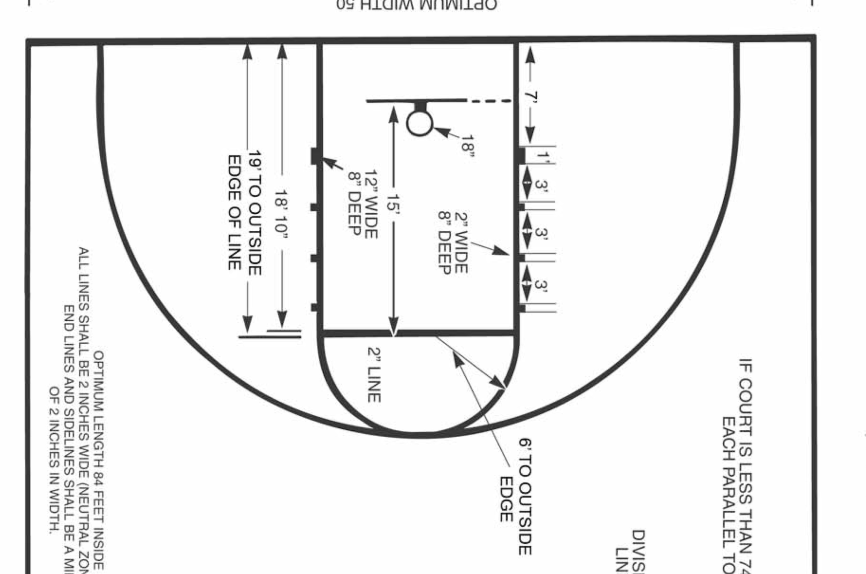
#> input picture python/base/base_highschool.png, 1732 x 1148 px, found by its file name (shown at 1/2 size); its folder holds 4 pictures in this run
$ python perspectiveTransform_cvimg.py
#> lines starting #> are read from the running program, lines starting #| are printed output that depends on the picture; after the words box and inside, x2 and y2 are one past the last pixel; in counts of white or black regions, pixels touching at a corner belong together
import cv2
import numpy as np
import os

# 全局变量存储点坐标
points_A = []
points_B = []
current_points = None
current_image = None
current_scale = 1.0  # 添加缩放比例变量
window_name = ""
NUM_POINTS = 4 # 固定需要选择的点数

def click_event1(event, x, y, flags, param):
    """鼠标点击事件处理函数"""
    global current_points, current_image, current_scale

    if event == cv2.EVENT_LBUTTONDOWN:
        if len(current_points) < NUM_POINTS:
            # 将显示坐标转换为原始图像坐标
            original_x = int(x / current_scale)
            original_y = int(y / current_scale)

            # 记录原始坐标
            current_points.append((original_x, original_y))

            # 在显示图像上画圆标记（使用显示坐标）
            cv2.circle(current_image, (x, y), 5, (0, 0, 255), -1)
            cv2.putText(current_image, str(len(current_points)), (x+10, y-10),
                        cv2.FONT_HERSHEY_SIMPLEX, 0.8, (0, 255, 0), 2)
            cv2.imshow(window_name, current_image)

def click_event(event, x, y, flags, param):
    """鼠标点击事件处理函数"""
    global current_points, current_image, current_scale

    if event == cv2.EVENT_LBUTTONDOWN:
        if len(current_points) < NUM_POINTS:
            # 将显示坐标转换为原始图像坐标
            original_x = int(x / current_scale)
            original_y = int(y / current_scale)

            # 记录原始坐标
            current_points.append((original_x, original_y))

            # 在显示图像上画圆标记（使用显示坐标）
            cv2.circle(current_image, (x, y), 5, (0, 0, 255), -1)
            cv2.putText(current_image, str(len(current_points)), (x+10, y-10),
                        cv2.FONT_HERSHEY_SIMPLEX, 0.8, (0, 255, 0), 2)
            cv2.imshow(window_name, current_image)

def select_points(image, title, scale=0.5):
    """在图像上选择点并返回"""
    global current_points, current_image, window_name, current_scale

    current_points = []
    current_scale = scale
    window_name = title

    # 缩放图像用于显示
    height, width = image.shape[:2]
    display_width = int(width * scale)
    display_height = int(height * scale)
    current_image = cv2.resize(image, (display_width, display_height))

    cv2.namedWindow(window_name)
    cv2.setMouseCallback(window_name, click_event)

    cv2.imshow(window_name, current_image)
    while len(current_points) < NUM_POINTS:
        cv2.waitKey(0)
        # 检查窗口是否被关闭
        if cv2.getWindowProperty(window_name, cv2.WND_PROP_VISIBLE) < 1:
            break

    if cv2.getWindowProperty(window_name, cv2.WND_PROP_VISIBLE) > 1:
        cv2.destroyWindow(window_name)
    return current_points

def findHomography(src_pts, dst_pts):
    """使用最小二乘法计算单应性矩阵"""
    assert len(src_pts) == len(dst_pts) >= 4

    # 构建矩阵A
    A = []
    for i in range(len(src_pts)):
        x, y = src_pts[i]
        u, v = dst_pts[i]
        A.append([x, y, 1, 0, 0, 0, -u*x, -u*y, -u])
        A.append([0, 0, 0, x, y, 1, -v*x, -v*y, -v])

    A = np.array(A)

    # 对A进行SVD分解
    U, S, Vt = np.linalg.svd(A)
    H = Vt[-1].reshape(3, 3)

    # 归一化
    H = H / H[2, 2]
    return H


# 定义一个映射函数，将img_A上的点映射到warped_A上的像素坐标
def map_point_A_to_warpedA(pt, M):
    """
    输入: pt - (x, y)格式的img_A上的点
    输出: (x', y')格式的warped_A上的点（浮点数）
    """
    pt_homo = np.array([[pt[0], pt[1], 1]], dtype=np.float32).T  # 3x1
    mapped = np.dot(M, pt_homo)
    mapped /= mapped[2, 0]
    return (mapped[0, 0], mapped[1, 0])

def map_points_with_boundary_filter(points, M, img_B_shape):
    """
    映射点列表，保留所有画面内的有效点位和距离有效点位最接近的超出画面的点位
    输入: points - 点列表 [(x1,y1), (x2,y2), ...]
          M - 单应性矩阵
          img_B_shape - 目标图像尺寸 (height, width)
    输出: 过滤后的点列表
    """
    height, width = img_B_shape[:2]
    valid_points = []  # 画面内的有效点
    out_of_bounds_points = []  # 超出画面的点

    # 先映射所有点并分类
    for pt in points:
        mapped_pt = map_point_A_to_warpedA(pt, M)
        x, y = mapped_pt

        if 0 <= x < width and 0 <= y < height:
            # 在画面内的点
            valid_points.append(mapped_pt)
        else:
            # 超出画面的点，计算到画面边界的距离
            x_clamped = max(0, min(x, width - 1))
            y_clamped = max(0, min(y, height - 1))
            distance = np.sqrt((x - x_clamped)**2 + (y - y_clamped)**2)
            out_of_bounds_points.append((mapped_pt, distance, (x_clamped, y_clamped)))

    # 如果有超出画面的点，找到距离有效点位最近的一个
    if out_of_bounds_points and valid_points:
        # 计算每个超出画面的点到所有有效点的最小距离
        min_distances = []
        for out_pt, out_dist, clamped_pt in out_of_bounds_points:
            min_dist_to_valid = float('inf')
            for valid_pt in valid_points:
                dist = np.sqrt((out_pt[0] - valid_pt[0])**2 + (out_pt[1] - valid_pt[1])**2)
                min_dist_to_valid = min(min_dist_to_valid, dist)
            min_distances.append((out_pt, out_dist, clamped_pt, min_dist_to_valid))

        # 找到距离有效点位最近的点
        closest_out_point = min(min_distances, key=lambda x: x[3])
        valid_points.append(closest_out_point[2])  # 添加限制到边界的点

    print(f"len(valid_points): {len(valid_points)}")
    print(f"len(out_of_bounds_points): {len(out_of_bounds_points)}")

    return valid_points

def cover_imgA_and_imgB(warped_A, img_B):
    gray = cv2.cvtColor(warped_A, cv2.COLOR_BGR2GRAY)
    # 创建掩码，非黑色区域为1，黑色区域为0
    _, mask = cv2.threshold(gray, 10, 255, cv2.THRESH_BINARY)
    mask = mask.astype(np.float32) / 255.0
    mask = cv2.merge([mask, mask, mask])  # 转换为3通道

    alpha = 0.5  # 设置透明度
    result = img_B.copy().astype(np.float32)
    result = result * (1 - alpha * mask) + warped_A.astype(np.float32) * (alpha * mask)
    return result

# 归一化函数
def norm_pt(pt, img):
    h, w = img.shape[:2]
    return (round(pt[0] / w, 4), round(pt[1] / h, 4))


def main():
    # 1. 读取两张图片
    basedir = os.getcwd()
    print(f"basedir: {basedir}")
    path_A = os.path.join(basedir, 'python', 'base', 'base_highschool.png')
    path_B = os.path.join(basedir, 'python', 'testImgs', 'test_highschool', 'highschool_img.jpg')
    # path_A = os.path.join(basedir, 'python', 'base', 'base_standard.png')
    # path_B = os.path.join(basedir, 'python', 'testImgs', 'test_standard', 'tandard3.png')

    """
    模板打点记录：（highschool）
6个原始点：[(201, 90), (633, 88), (1033, 83), (1475, 78), (640, 666), (1034, 668)]

(standard):
6个原始点：[[(41, 3), (196, 1), (383, 3), (543, 5), (200, 223), (383, 225)]

    工程端说明：
    1. 设定的模板图的line坐标数组需归一化：因为工程端不同app平台使用的模板分辨率不同；
    2. 计算单应性矩阵时，需将归一化后的坐标转为像素坐标，再计算单应性矩阵（工程最优）；
    3. 对图像任一点进行映射时，需将归一化后的坐标转为像素坐标（单应性矩阵为像素坐标映射关系矩阵），再进行映射；
    """

    img_A = cv2.imread(path_A)
#> img_A is the input picture: shape (1148, 1732, 3); min 0, max 255, mean 238.5
    img_B = cv2.imread(path_B)
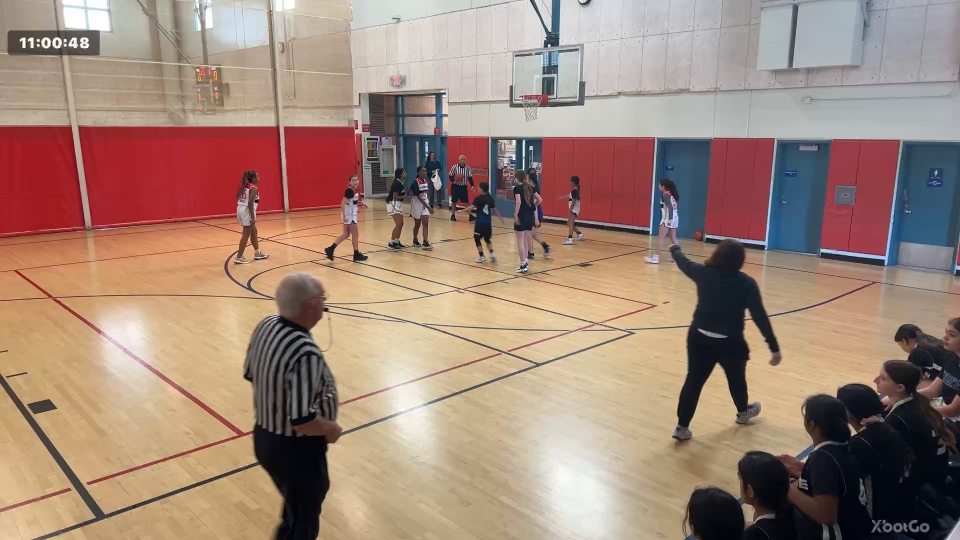
#> input picture python/testImgs/test_highschool/highschool_img.jpg, 1920 x 1080 px, found by its file name (shown at 1/2 size)
#> img_B is the input picture: shape (1080, 1920, 3); mean B, G, R 119.9, 134, 160.1
    print(f"imgA.shape: {img_A.shape}")
#| imgA.shape: (1148, 1732, 3)
    print(f"imgB.shape: {img_B.shape}")
#| imgB.shape: (1080, 1920, 3)
    # imgA.shape: (1148, 1732, 3), w,h,3
    # imgB.shape: (1080, 1920, 3)

    if img_A is None or img_B is None:
        print("错误：无法读取图片，请检查路径是否正确")
        return


    # 2. 在A图上选择点（归一化）
    print(f"请在图片A上按顺序点击{NUM_POINTS}个点（图像已缩放显示）")
    points_line = select_points(img_A, "Select Points on Image A", scale=0.6)
#> in select_points, `current_image = cv2.resize(image, (display_width, display_height))`:
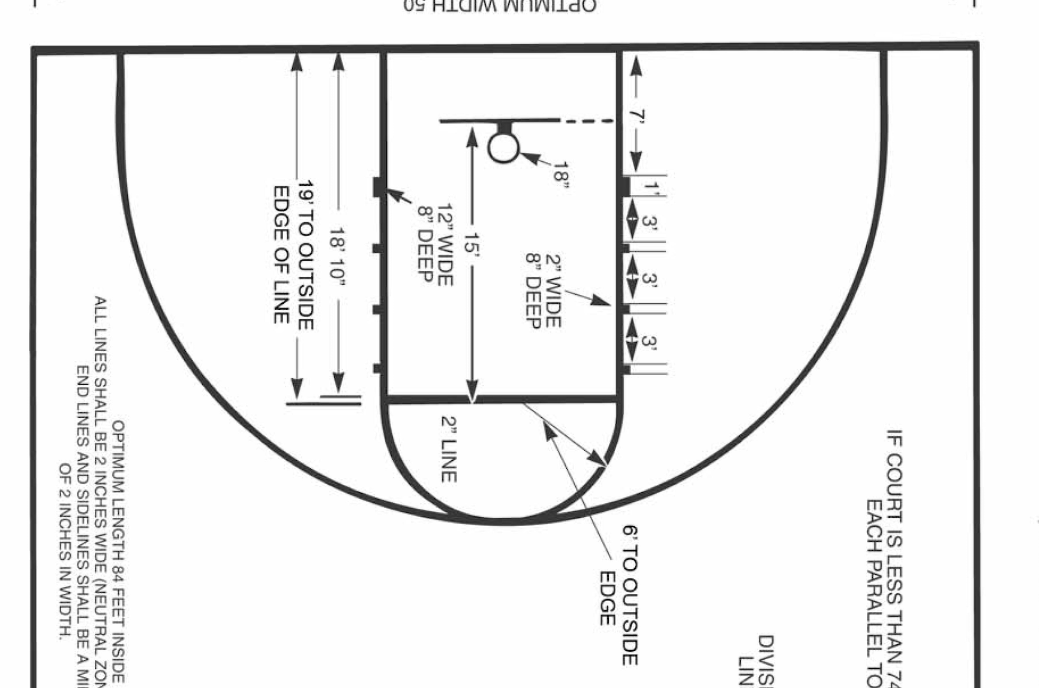
#> current_image: shape (688, 1039, 3); min 1, max 255, mean 238.5
#> points_line = []
    points_line_norm = [norm_pt(pt, img_A) for pt in points_line]
#> points_line_norm = []
    print("points_line:", points_line)
#| points_line: []
    print("points_line_norm:", points_line_norm)
#| points_line_norm: []

    # 归一化后的A图关键点（highschool）
    # 预设的6个对应打点
    points_A = [norm_pt(pt, img_A) for pt in [(201, 90), (633, 88), (1033, 83), (1475, 78), (640, 666), (1034, 668)]]
#> points_A = [(0.116, 0.0784), (0.365, 0.0767), (0.596, 0.0723), (0.852, 0.0679), (0.369, 0.58), (0.597, 0.582)]
    # [17 lines of commented-out code are left out]
    """
highschool_line_one: [(0.0318, 0.0749), (0.0306, 0.2535), (0.0294, 0.4747), (0.0318, 0.6629), (0.0318, 0.8145), (0.0323, 0.9782)]
highschool_line_two: [(0.0323, 0.0723), (0.1161, 0.074), (0.3695, 0.0723), (0.5953, 0.0697), (0.8476, 0.0662), (0.9382, 0.0679)]
highschool_line_three: [(0.9388, 0.0653), (0.9382, 0.1681), (0.9411, 0.3031), (0.9411, 0.4364), (0.9417, 0.5993), (0.9411, 0.7936)]
highschool_curve_threeline: [(0.1155, 0.0723), (0.1155, 0.1838), (0.123, 0.2875), (0.1415, 0.4059), (0.1674, 0.4904), (0.1969, 0.5557), (0.2344, 0.608), (0.2731, 0.6559), (0.3181, 0.6951), (0.3782, 0.7343), (0.4394, 0.75), (0.53, 0.7544), (0.6195, 0.7213), (0.6934, 0.6559), (0.7454, 0.5932), (0.7852, 0.5183), (0.8129, 0.4486), (0.832, 0.3859), (0.8447, 0.2831), (0.8493, 0.0618)]
highschool_rect_freethrow: [(0.3672, 0.0767), (0.3701, 0.1524), (0.3695, 0.2178), (0.3684, 0.297), (0.3666, 0.3624), (0.3684, 0.4364), (0.3684, 0.5061), (0.3695, 0.5749), (0.4215, 0.5801), (0.4763, 0.5819), (0.5341, 0.5845), (0.5953, 0.5775), (0.5964, 0.4991), (0.5947, 0.4425), (0.5964, 0.3798), (0.5953, 0.3057), (0.5976, 0.2361), (0.5953, 0.1742), (0.5953, 0.1228), (0.5935, 0.0679)]
    """

    # 3. 在B图上选择点（归一化）
    print(f"请在图片B上按相同顺序点击{NUM_POINTS}个点（图像已缩放显示）")
    # points_B = select_points(img_B, "Select Points on Image B", scale)
    points_B = [norm_pt(pt, img_B) for pt in [(851, 428), (1030, 460), (1303, 495), (1753, 561), (623, 520), (860, 586)]]
#> points_B = [(0.443, 0.396), (0.536, 0.426), (0.679, 0.458), (0.913, 0.519), (0.325, 0.481), (0.448, 0.543)]

    # [7 lines of commented-out code are left out]
    """
选择的A图点坐标（原始分辨率、归一化后）: [(0.1161, 0.0784), (0.3655, 0.0767), (0.5964, 0.0723), (0.8516, 0.0679), (0.3695, 0.5801), (0.597, 0.5819)]
选择的B图点坐标（原始分辨率、归一化后）: [(0.4432, 0.3963), (0.5365, 0.4259), (0.6786, 0.4583), (0.913, 0.5194), (0.3245, 0.4815), (0.4479, 0.5426)]
    """

    # 【工程端计算】4. 计算单应性矩阵（使用原始分辨率的坐标）
    # M为归一化矩阵,
    # 归一化坐标转像素坐标的变换
    # pts_A, pts_B为归一化坐标，需转为像素坐标（同时转为numpy数组），再计算单应性
    h_A, w_A = img_A.shape[:2]
#> h_A = 1148; w_A = 1732
    h_B, w_B = img_B.shape[:2]
#> h_B = 1080; w_B = 1920
    pts_A_px = np.array([[pt[0] * w_A, pt[1] * h_A] for pt in points_A], dtype=np.float32)
#> pts_A_px = [[201.1, 90], [633, 88.05], [1033, 83], [1475, 77.95], [640, 666], [1034, 668]]
    pts_B_px = np.array([[pt[0] * w_B, pt[1] * h_B] for pt in points_B], dtype=np.float32)
#> pts_B_px = [[850.9, 428], [1030.1, 460], [1302.9, 495], [1753, 561], [623, 520], [860, 586]]
    # print(f"pts_A_px: {pts_A_px}")
    # print(f"pts_B_px: {pts_B_px}")
    # # 计算像素坐标下的单应性矩阵
    M = findHomography(pts_A_px, pts_B_px)
#> the loop in findHomography, `for i in range(len(src_pts)):` made 6 passes
#> (x, y, u, v) on passes 1 to 6: (201.1, 90, 850.9, 428), (633, 88.05, 1030.1, 460), (1033, 83, 1302.9, 495), (1475, 77.95, 1753, 561), (640, 666, 623, 520), (1034, 668, 860, 586)
#> after the loop in findHomography, `for i in range(len(src_pts)):`: A = 12 items
#> in findHomography, `U, S, Vt = np.linalg.svd(A)`: S = [3416798.2, 754188, 2339.2, 1043.8, 775.9, 179, 110.8, 0.959, 0.0093]
#> in findHomography, `H = Vt[-1].reshape(3, 3)`: H = [[-4.12e-05, 0.000818, -0.893], [0.000107, 0.000109, -0.451], [3.71e-07, 3.69e-07, -0.00108]]
#> in findHomography, `H = H / H[2, 2]`: H = [[0.038, -0.755, 824], [-0.0988, -0.101, 416.1], [-0.000343, -0.000341, 1]]
#> M has the same summary as H in findHomography
    np.set_printoptions(precision=4, suppress=True) # 设置打印精度，log
    # print("M:", M)

    # 5. 应用透视变换
    warped_A = cv2.warpPerspective(img_A, M, (img_B.shape[1], img_B.shape[0])) #全图映射，用于演示，cpp时关闭
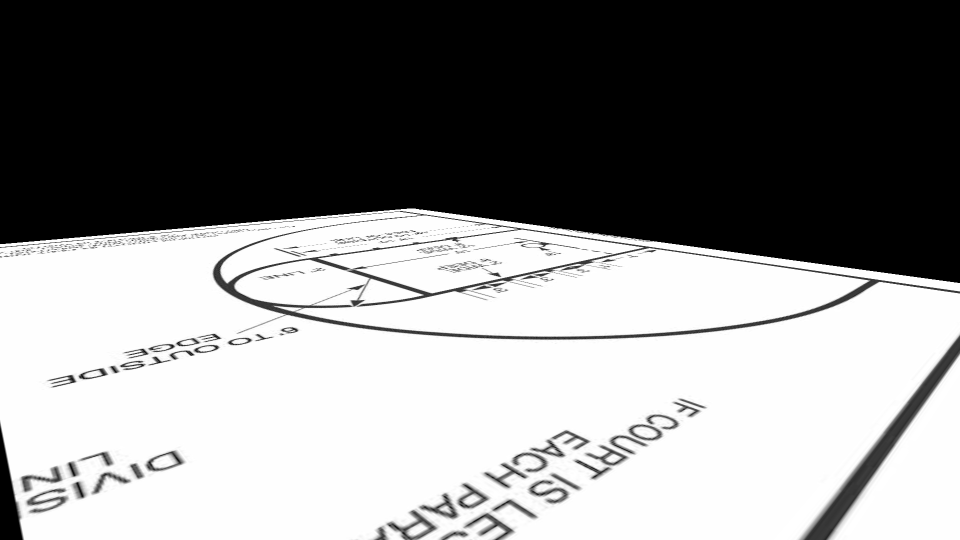
#> warped_A: shape (1080, 1920, 3) (shown at 1/2 size); min 0, max 255, mean 134.6

    # [16 lines of commented-out code are left out]
    result = cover_imgA_and_imgB(warped_A, img_B)
#> in cover_imgA_and_imgB, `_, mask = cv2.threshold(gray, 10, 255, cv2.THRESH_BINARY)`:
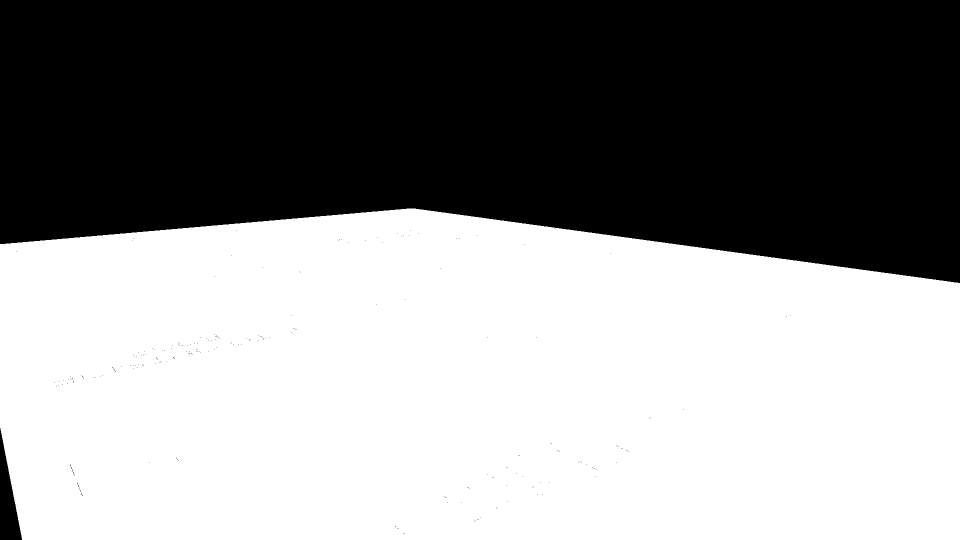
#> mask: shape (1080, 1920) (shown at 1/2 size); 55.8% white; 215 black regions (213 under 20 px), largest, box (x1, y1, x2, y2) and area: (0, 0, 1920, 566) 911260, (0, 856, 44, 1080) 5038
#> in cover_imgA_and_imgB, `result = result * (1 - alpha * mask) + warped_A.astype(np.float32) * (..`:
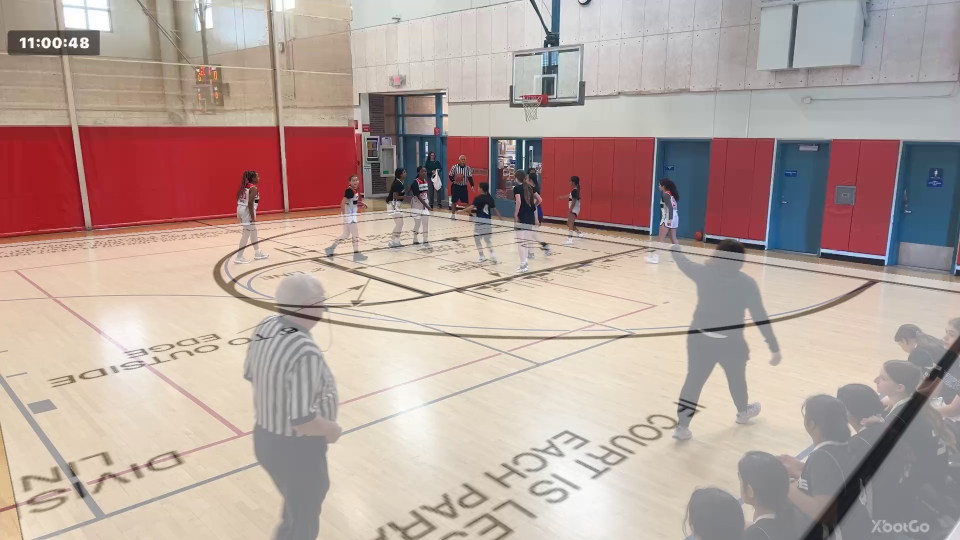
#> result: shape (1080, 1920, 3) float32 (shown at 1/2 size); mean B, G, R 155.2, 162.4, 181.4


    # 将mapped_pt点画到result图像上
    # for line in warped_all_lines:
    #     for pt in line:
    #         mapped_pt_int = (int(round(pt[0])), int(round(pt[1])))
    #         cv2.circle(result, mapped_pt_int, 10, (0, 0, 255), -1)  # 红色圆点，半径10
            # cv2.putText(result, f"{mapped_pt_int}", (mapped_pt_int[0]+10, mapped_pt_int[1]-10), cv2.FONT_HERSHEY_SIMPLEX, 1, (0,0,255), 2)

    # 单独打印三分线 - 使用边界过滤功能
    # 将归一化坐标转换为像素坐标
    points_line_px = [(pt[0] * w_A, pt[1] * h_A) for pt in points_line_norm]
#> points_line_px = []

    # 使用边界过滤功能，保留所有画面内的点和距离有效点最近的超出画面点
    warped_line_points = map_points_with_boundary_filter(points_line_px, M, img_B.shape)
#| len(valid_points): 0
#| len(out_of_bounds_points): 0
#> warped_line_points = []

    # 绘制映射后的点
    for mapped_pt in warped_line_points:
        mapped_pt_int = (int(round(mapped_pt[0])), int(round(mapped_pt[1])))
        cv2.circle(result, mapped_pt_int, 10, (0, 0, 255), -1)
#> this loop made 0 passes

    print("warped_line_points (边界过滤后):", warped_line_points)
#| warped_line_points (边界过滤后): []
    print("warped_line_points_norm:", [norm_pt(pt, img_B) for pt in warped_line_points])
#| warped_line_points_norm: []

    # 单独绘制罚球线
    special_line1 = [
        (636, 88), (641, 175),
        (640, 250), (638, 341),
        (635, 416), (638, 501),
        (638, 581), (640, 660)
    ]

    # 直接使用整型像素坐标，不做归一化
    special_line2 = [
        (1031.0, 663.0),
        (1033.0, 573.0),
        (1030.0, 508.0),
        (1033.0, 436.0),
        (1031.0, 351.0),
        (1035.0, 271.0),
        (1031.0, 200.0),
        (1031.0, 141.0),
        (1028.0, 78.0)
    ]

    special_line = [
        (640.0, 660.0),
        (730.0, 666.0), (825.0, 668.0),
        (925.0, 671.0), (1031.0, 663.0)
    ]

    print("special_line:", special_line)
    for pt in special_line:
        mapped_pt_px = (int(round(pt[0])), int(round(pt[1])))
        mapped_pt = map_point_A_to_warpedA(mapped_pt_px, M)
        mapped_pt_int = (int(round(mapped_pt[0])), int(round(mapped_pt[1])))
        cv2.circle(result, mapped_pt_int, 10, (0, 0, 255), -1)
#> this loop made 5 passes
#> (mapped in map_point_A_to_warpedA, mapped_pt_int) on passes 1 to 5: ([629.8, 515.7, 1], (630, 516)), ([667.3, 530, 1], (667, 530)), ([716.9, 546.4, 1], (717, 546)), ([775.9, 566.4, 1], (776, 566)), ([861.9, 588.7, 1], (862, 589))


    outdir = "orizip/res2"

    # 显示并保存结果
    result = result.astype(np.uint8)
    # 显示前缩小result，但保存原图
    display_result = cv2.resize(result, (0, 0), fx=0.5, fy=0.5)  # 按0.5缩放显示
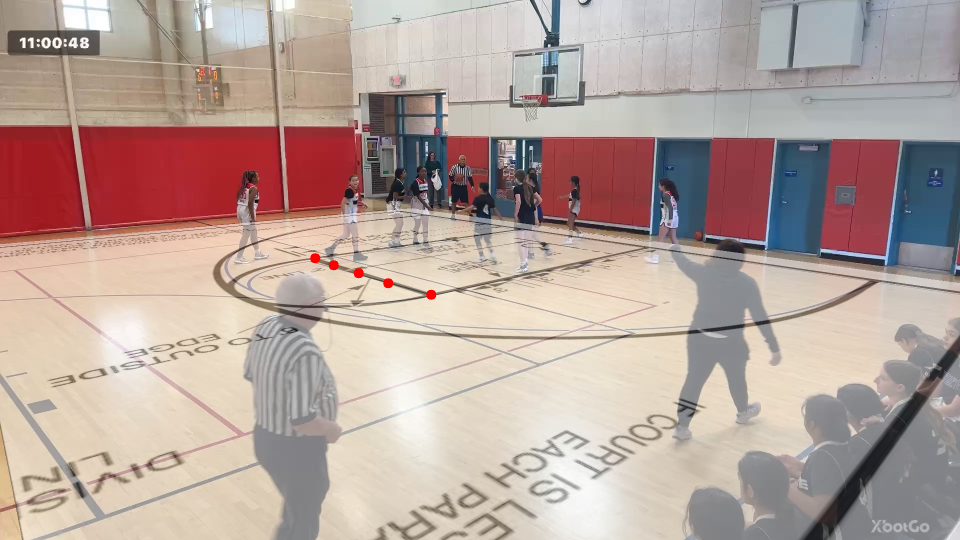
#> display_result: shape (540, 960, 3); mean B, G, R 155.2, 162.2, 181.8
    cv2.imshow("Result", display_result)
    # 确保输出目录存在，若不存在则创建
    save_dir = os.path.join(basedir, outdir)
    if not os.path.exists(save_dir):
        os.makedirs(save_dir)
    save_path = os.path.join(save_dir, 'result.jpg')
    # cv2.imwrite(save_path, result)
    # print(f"结果已保存为 {save_path}")
    cv2.waitKey(0)
    cv2.destroyAllWindows()

if __name__ == "__main__":
    main()
